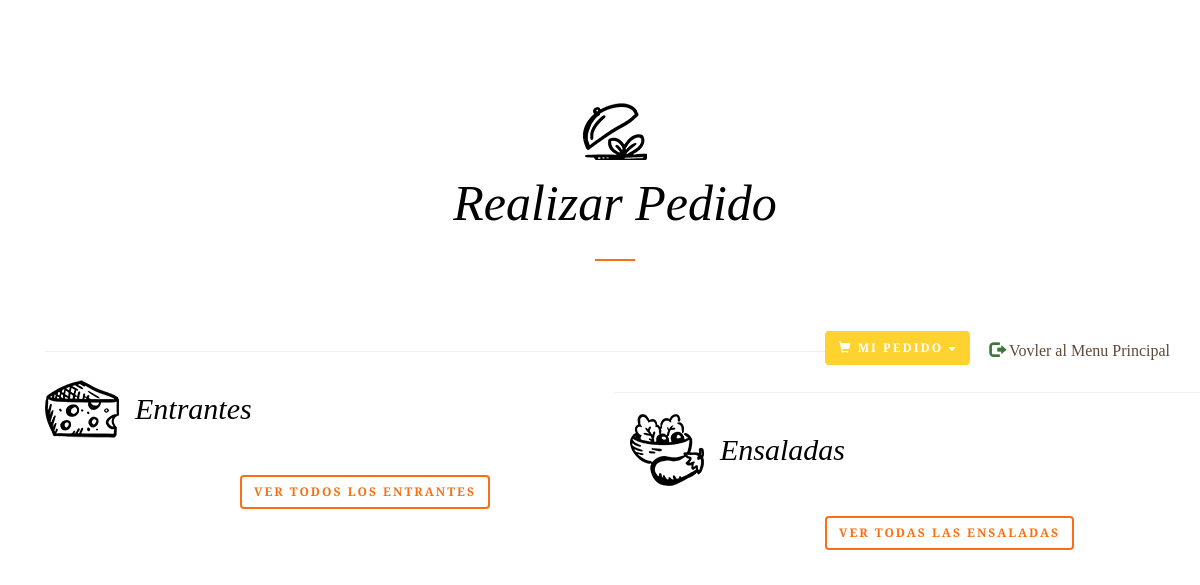
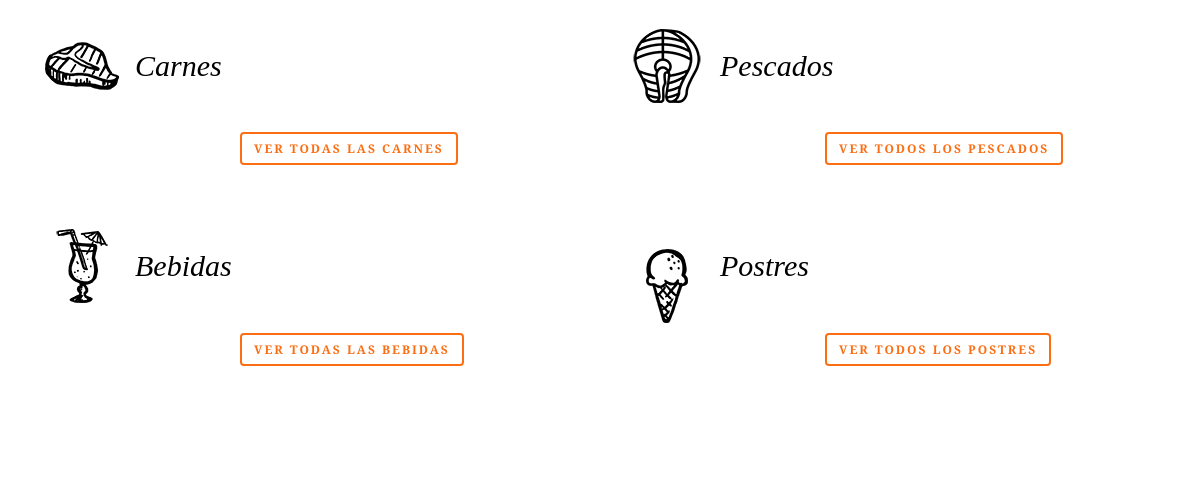
The app's page /paginas/paginaPedido.php (signed in), older data (2 pictures, top to bottom).
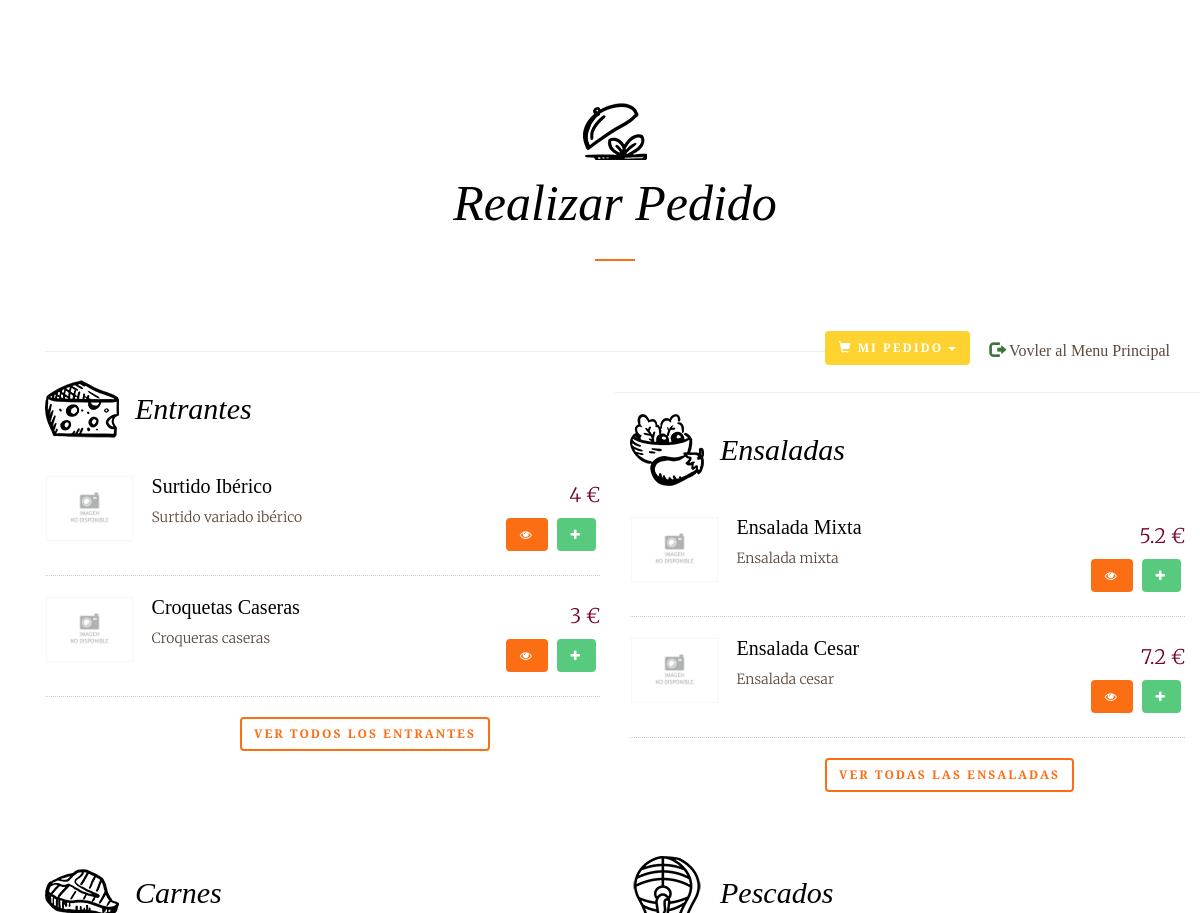
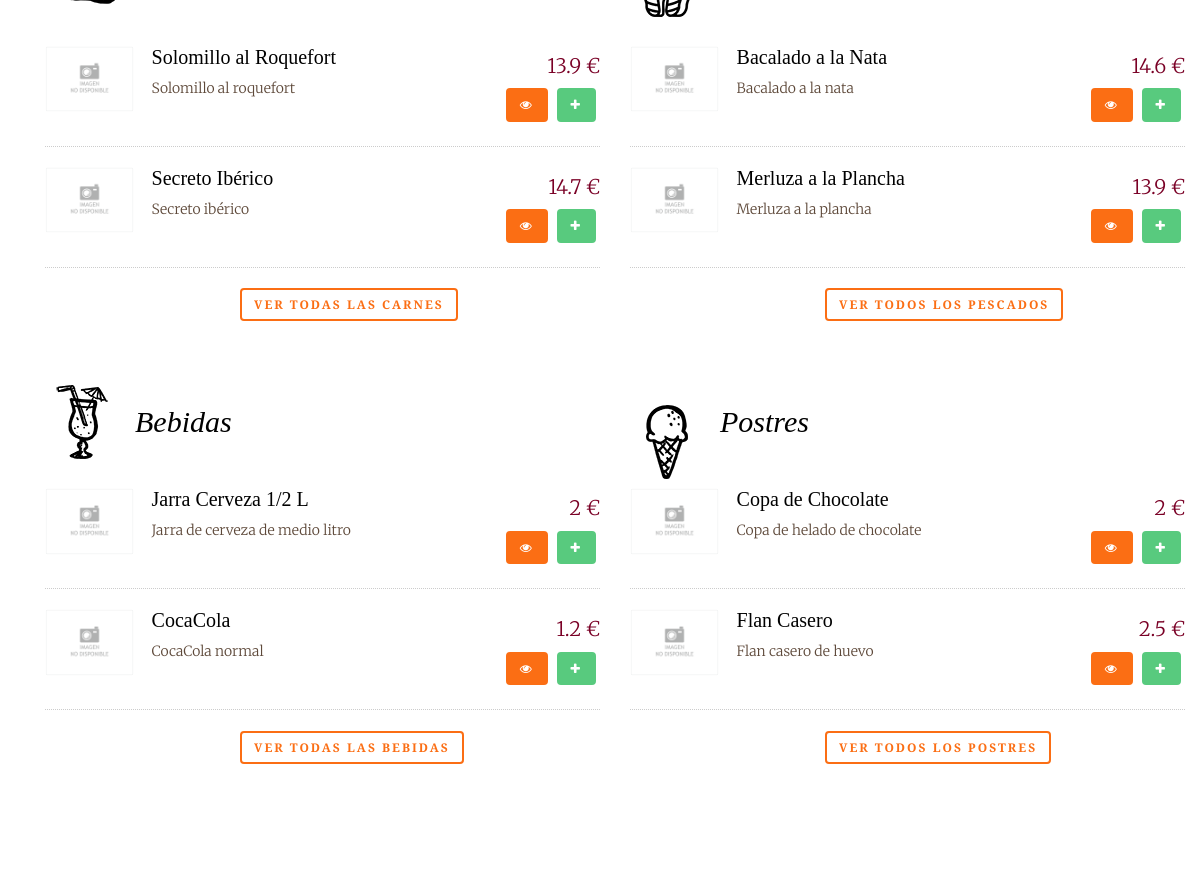
The same page, newer data (2 pictures, top to bottom).
### tables this page shows
CREATE TABLE IF NOT EXISTS producto(
  id_producto TINYINT UNSIGNED PRIMARY KEY AUTO_INCREMENT,
  nombre VARCHAR(30) NOT NULL,
  descripcion VARCHAR(100),
  precio DOUBLE NOT NULL,
  foto VARCHAR(100) DEFAULT NULL,
  calorias TINYINT UNSIGNED DEFAULT NULL,
  tipo_producto TINYINT UNSIGNED NOT NULL,
  is_delete CHAR(1) NOT NULL DEFAULT 0,
  CONSTRAINT fk_producto_tipo FOREIGN KEY (tipo_producto) REFERENCES tipo_producto(id_tipo_producto)
);

### paginas/paginaPedido.php (the view, shortened to what the changed rows need)
<?php
include_once '../procedimientos/procedimientos.php';
$conexion = new procedimientos();
$conexion->conect();
?>
<!DOCTYPE html>
<html lang="en">
<head>
    <link type="text/css" href="../sources/bootstrap.css" rel="stylesheet">
    <link type="text/css" href="../sources/cssPropio.css" rel="stylesheet">
    <link href="//maxcdn.bootstrapcdn.com/font-awesome/4.2.0/css/font-awesome.min.css" rel="stylesheet">
    <link rel="stylesheet" href="../sources/animate.css">
    <link rel="stylesheet" href="../sources/icomoon.css">
    <link rel="stylesheet" href="../sources/style.css">
    <link href="../sources/jquery.growl.css" rel="stylesheet" type="text/css" />
</head>
<body>
<div class="container caja">
    <div id="fh5co-menus" data-section="menu">
        <div class="container">
            <div class="row text-center fh5co-heading row-padded">
                <div class="col-md-8 col-md-offset-2">
                    <h2 class="heading to-animate">Realizar Pedido</h2>
                </div>
            </div>
            <div class="row row-padded">
                <div class="col-md-6">
                    <div class="fh5co-food-menu to-animate-2">
                        <h2 class="fh5co-starters">Entrantes</h2>
                        <ul>
                            <?php
                                $query = "SELECT * FROM producto INNER JOIN tipo_producto ON (producto.tipo_producto = tipo_producto.id_tipo_producto) WHERE tipo_producto.nombre = 'Entrantes' LIMIT 4";
                                $conexion->consultas($query);
                                while($resultado = $conexion->devolverFilas()){echo '
                                    <li>
                                        <div class="fh5co-food-desc">';
                                            if($resultado["foto"] == null ){echo'
                                                <figure> <img src="../imagenes/imagen-no-disponible.gif" class="img-responsive"></figure>';
                                            }else {echo'
                                                <figure> <img src="../imagenes/productos/'.$resultado["foto"].'" class="img-responsive"></figure>';
                                            }echo'
                                            <div>
                                                <h3>'.$resultado["1"].'</h3>
                                                <p>'.$resultado["descripcion"].'</p>
                                            </div>
                                        </div>
                                        <div class="fh5co-food-pricing">
                                            '.$resultado["precio"].' €
                                        </div>
                                        <div class="fh5co-food-pricing">
                                            <button type="button" class="btn btn-primary" data-toggle="modal" data-target="#Modal" href="../consultas/obtenerModal.php?id='.$resultado["id_producto"].'"><span class="fa fa-eye"></span></button>
                                            <button type="button" class="btn btn-success" onclick="aniadirProducto('.$resultado["id_producto"].')"><span class="fa fa-plus"></span></button>
                                        </div>
                                    </li>';
                                }
                            ?>
                        </ul>
                    </div>
                </div>
                <div class="col-md-6">
                    <div class="fh5co-food-menu to-animate-2">
                        <h2 class="fh5co-salads">Ensaladas</h2>
                        <ul>
                            <?php
                            $query = "SELECT * FROM producto INNER JOIN tipo_producto ON (producto.tipo_producto = tipo_producto.id_tipo_producto) WHERE tipo_producto.nombre = 'Ensaladas' LIMIT 4";
                            $conexion->consultas($query);
                            while($resultado = $conexion->devolverFilas()){ echo '
                                    <li>
                                        <div class="fh5co-food-desc">';
                                            if($resultado["foto"] == null ){echo'
                                                <figure> <img src="../imagenes/imagen-no-disponible.gif" class="img-responsive"></figure>';
                                            }else {echo'
                                                <figure> <img src="../imagenes/productos/'.$resultado["foto"].'" class="img-responsive"></figure>';
                                            }echo'
                                            <div>
                                                <h3>'.$resultado["1"].'</h3>
                                                <p>'.$resultado["descripcion"].'</p>
                                            </div>
                                        </div>
                                        <div class="fh5co-food-pricing">
                                            '.$resultado["precio"].' €
                                        </div>
                                        <div class="fh5co-food-pricing">
                                            <button type="button" class="btn btn-primary" data-toggle="modal" data-target="#Modal" href="../consultas/obtenerModal.php?id='.$resultado["id_producto"].'"><span class="fa fa-eye"></span></button>
                                            <button type="button" class="btn btn-success" onclick="aniadirProducto('.$resultado["id_producto"].')"><span class="fa fa-plus"></span></button>
                                        </div>
                                    </li>';
                            }
                            ?>
                        </ul>
                    </div>
                </div>
                <div class="col-md-6">
                    <div class="fh5co-food-menu to-animate-2">
                        <h2 class="fh5co-meat">Carnes</h2>
                        <ul>
                            <?php
                            $query = "SELECT * FROM producto INNER JOIN tipo_producto ON (producto.tipo_producto = tipo_producto.id_tipo_producto) WHERE tipo_producto.nombre = 'Carnes' LIMIT 4";
                            $conexion->consultas($query);
                            while($resultado = $conexion->devolverFilas()){ echo '
                                    <li>
                                        <div class="fh5co-food-desc">';
                                            if($resultado["foto"] == null ){echo'
                                                <figure> <img src="../imagenes/imagen-no-disponible.gif" class="img-responsive"></figure>';
                                            }else {echo'
                                                <figure> <img src="../imagenes/productos/'.$resultado["foto"].'" class="img-responsive"></figure>';
                                            }echo'
                                            <div>
                                                <h3>'.$resultado["1"].'</h3>
                                                <p>'.$resultado["descripcion"].'</p>
                                            </div>
                                        </div>
                                        <div class="fh5co-food-pricing">
                                            '.$resultado["precio"].' €
                                        </div>
                                        <div class="fh5co-food-pricing">
                                            <button type="button" class="btn btn-primary" data-toggle="modal" data-target="#Modal" href="../consultas/obtenerModal.php?id='.$resultado["id_producto"].'"><span class="fa fa-eye"></span></button>
                                            <button type="button" class="btn btn-success" onclick="aniadirProducto('.$resultado["id_producto"].')"><span class="fa fa-plus"></span></button>
                                        </div>
                                    </li>';
                            }
                            ?>
                        </ul>
                    </div>
                </div>
                <div class="col-md-6">
                    <div class="fh5co-food-menu to-animate-2">
                        <h2 class="fh5co-fish">Pescados</h2>
                        <ul>
                            <?php
                            $query = "SELECT * FROM producto INNER JOIN tipo_producto ON (producto.tipo_producto = tipo_producto.id_tipo_producto) WHERE tipo_producto.nombre = 'Pescados' LIMIT 4";
                            $conexion->consultas($query);
                            while($resultado = $conexion->devolverFilas()){ echo '
                                    <li>
                                        <div class="fh5co-food-desc">';
                                            if($resultado["foto"] == null ){echo'
                                                <figure> <img src="../imagenes/imagen-no-disponible.gif" class="img-responsive"></figure>';
                                            }else {echo'
                                                <figure> <img src="../imagenes/productos/'.$resultado["foto"].'" class="img-responsive"></figure>';
                                            }echo'
                                            <div>
                                                <h3>'.$resultado["1"].'</h3>
                                                <p>'.$resultado["descripcion"].'</p>
                                            </div>
                                        </div>
                                        <div class="fh5co-food-pricing">
                                            '.$resultado["precio"].' €
                                        </div>
                                        <div class="fh5co-food-pricing">
                                            <button type="button" class="btn btn-primary" data-toggle="modal" data-target="#Modal" href="../consultas/obtenerModal.php?id='.$resultado["id_producto"].'"><span class="fa fa-eye"></span></button>
                                            <button type="button" class="btn btn-success" onclick="aniadirProducto('.$resultado["id_producto"].')"><span class="fa fa-plus"></span></button>
                                        </div>
                                    </li>';
                            }
                            ?>
                        </ul>
                    </div>
                </div>
                <div class="col-md-6">
                    <div class="fh5co-food-menu to-animate-2">
                        <h2 class="fh5co-drinks">Bebidas</h2>
                        <ul>
                            <?php
                            $query = "SELECT * FROM producto INNER JOIN tipo_producto ON (producto.tipo_producto = tipo_producto.id_tipo_producto) WHERE tipo_producto.nombre = 'Bebidas' LIMIT 4";
                            $conexion->consultas($query);
                            while($resultado = $conexion->devolverFilas()){ echo '
                                    <li>
                                        <div class="fh5co-food-desc">';
                                            if($resultado["foto"] == null ){echo'
                                                <figure> <img src="../imagenes/imagen-no-disponible.gif" class="img-responsive"></figure>';
                                            }else {echo'
                                                <figure> <img src="../imagenes/productos/'.$resultado["foto"].'" class="img-responsive"></figure>';
                                            }echo'
                                            <div>
                                                <h3>'.$resultado["1"].'</h3>
                                                <p>'.$resultado["descripcion"].'</p>
                                            </div>
                                        </div>
                                        <div class="fh5co-food-pricing">
                                            '.$resultado["precio"].' €
                                        </div>
                                        <div class="fh5co-food-pricing">
                                            <button type="button" class="btn btn-primary" data-toggle="modal" data-target="#Modal" href="../consultas/obtenerModal.php?id='.$resultado["id_producto"].'"><span class="fa fa-eye"></span></button>
                                            <button type="button" class="btn btn-success" onclick="aniadirProducto('.$resultado["id_producto"].')"><span class="fa fa-plus"></span></button>
                                        </div>
                                    </li>';
                            }
                            ?>
                        </ul>
                    </div>
                </div>
                <div class="col-md-6">
                    <div class="fh5co-food-menu to-animate-2">
                        <h2 class="fh5co-desserts">Postres</h2>
                        <ul>
                            <?php
                            $query = "SELECT * FROM producto INNER JOIN tipo_producto ON (producto.tipo_producto = tipo_producto.id_tipo_producto) WHERE tipo_producto.nombre = 'Postres' LIMIT 4";
                            $conexion->consultas($query);
                            while($resultado = $conexion->devolverFilas()){ echo '
                                    <li>
                                        <div class="fh5co-food-desc">';
                                            if($resultado["foto"] == null ){echo'
                                                <figure> <img src="../imagenes/imagen-no-disponible.gif" class="img-responsive"></figure>';
                                            }else {echo'
                                                <figure> <img src="../imagenes/productos/'.$resultado["foto"].'" class="img-responsive"></figure>';
                                            }echo'
                                            <div>
                                                <h3>'.$resultado["1"].'</h3>
                                                <p>'.$resultado["descripcion"].'</p>
                                            </div>
                                        </div>
                                        <div class="fh5co-food-pricing">'.$resultado["precio"].' € </div>
                                        <div class="fh5co-food-pricing">
                                            <button type="button" class="btn btn-primary" data-toggle="modal" data-target="#Modal" href="../consultas/obtenerModal.php?id='.$resultado["id_producto"].'"><span class="fa fa-eye"></span></button>
                                            <button type="button" class="btn btn-success" onclick="aniadirProducto('.$resultado["id_producto"].')"><span class="fa fa-plus"></span></button>
                                        </div>
                                    </li>';
                            }
                            ?>
                        </ul>
                    </div>
                </div>
        </div>
    </div>
</div>
</body>
</html>

Row changes from the older to the newer data that the page shows:
added producto: nombre "Surtido Ibérico", descripcion "Surtido variado ibérico", precio "4", shown under "Entrantes"
added producto: nombre "Croquetas Caseras", descripcion "Croqueras caseras", precio "3", shown under "Entrantes"
added producto: nombre "Ensalada Mixta", descripcion "Ensalada mixta", precio "5.2", shown under "Ensaladas"
added producto: nombre "Ensalada Cesar", descripcion "Ensalada cesar", precio "7.2", shown under "Ensaladas"
added producto: nombre "Solomillo al Roquefort", descripcion "Solomillo al roquefort", precio "13.9", shown under "Carnes"
added producto: nombre "Secreto Ibérico", descripcion "Secreto ibérico", precio "14.7", shown under "Carnes"
added producto: nombre "Bacalado a la Nata", descripcion "Bacalado a la nata", precio "14.6", shown under "Pescados"
added producto: nombre "Merluza a la Plancha", descripcion "Merluza a la plancha", precio "13.9", shown under "Pescados"
added producto: nombre "Jarra Cerveza 1/2 L", descripcion "Jarra de cerveza de medio litro", precio "2", shown under "Bebidas"
added producto: nombre "CocaCola", descripcion "CocaCola normal", precio "1.2", shown under "Bebidas"
added producto: nombre "Copa de Chocolate", descripcion "Copa de helado de chocolate", precio "2", shown under "Postres"
added producto: nombre "Flan Casero", descripcion "Flan casero de huevo", precio "2.5", shown under "Postres"
